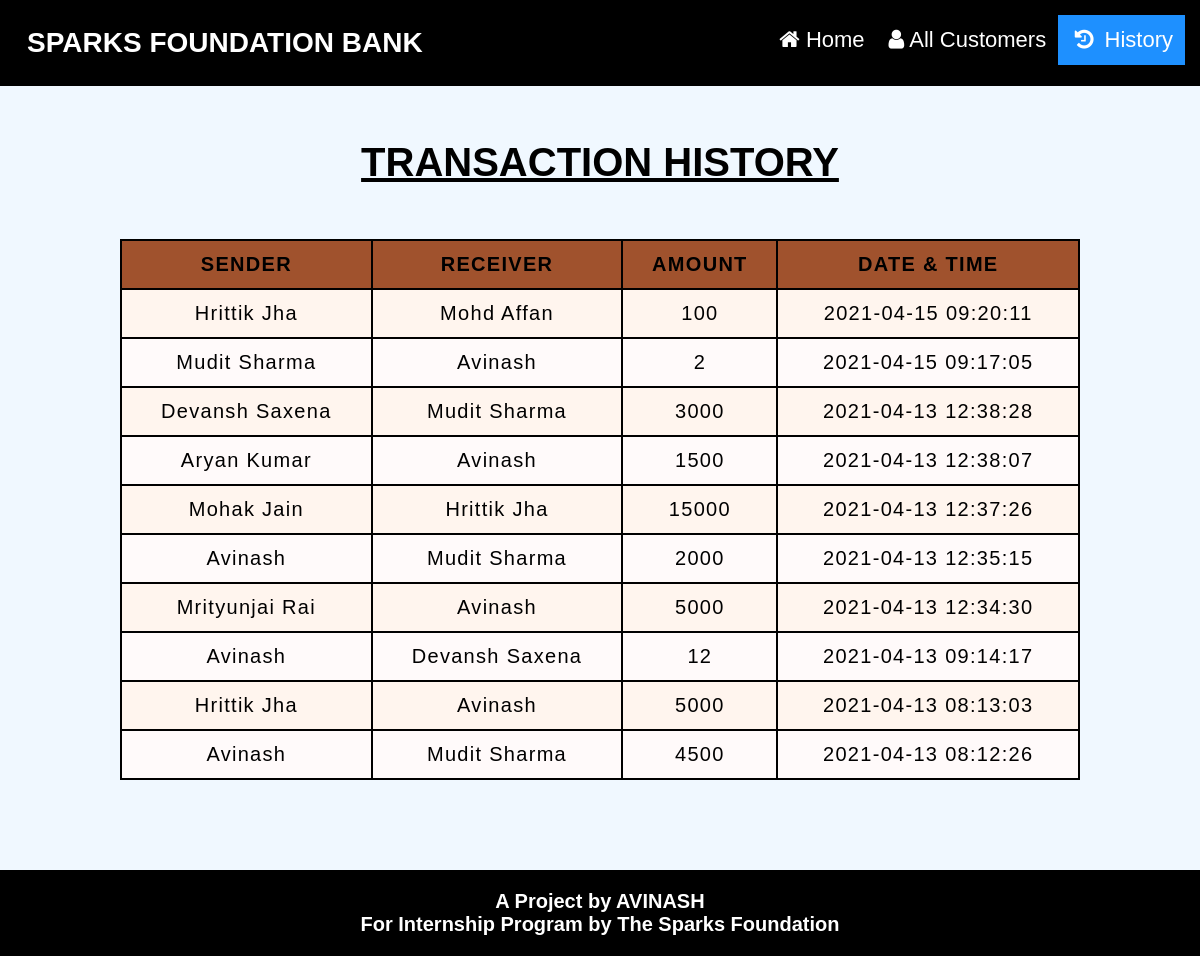
The page /history.php on the database its author committed.
### tables this page shows
CREATE TABLE `transfers` (
  `sid` int(255) NOT NULL,
  `rid` int(255) NOT NULL,
  `sname` varchar(255) NOT NULL,
  `rname` varchar(255) NOT NULL,
  `amount` int(255) NOT NULL,
  `datetime` datetime NOT NULL DEFAULT current_timestamp()
);

### history.php (the view, shortened to what this page needs)
<!DOCTYPE html>
<html>
	<head>
        <link rel="stylesheet" type="text/css" href="css/headfoot.css">
		<link rel="stylesheet" type="text/css" href="css/table.css">
	    <link rel="stylesheet" href="https://cdnjs.cloudflare.com/ajax/libs/font-awesome/4.7.0/css/font-awesome.min.css">
	</head>
	<body bgcolor = #F0F8FF>
		<?php
			include 'connection.php';
			$sql = "SELECT * FROM transfers ORDER BY datetime DESC";
			$res = mysqli_query($con,$sql);
		?>
		<center>
			<div class = "header">
				<a href = "index.php" class = "logo"> SPARKS FOUNDATION BANK</a>
				<div class = "header-right">
					<a href = "index.php"><i class="fa fa-home"></i> Home</a>
					<a href = "transfer.php"><i class="fa fa-user"></i> All Customers</a>
					<a class = "active" href = "history.php"><i class="fa fa-history fa-fw"></i> History</a>
				</div>
			</div>
			<br><br><br>
			<h2>TRANSACTION HISTORY</h2>
			<br><br><br>
            <table id = "customers">
				<thead>
                    <tr>
						<th>SENDER</th>
						<th>RECEIVER</th>
						<th>AMOUNT</th>
						<th>DATE & TIME</th>
                    </tr>
                </thead>
                <tbody>
                <?php
                    while($rows=mysqli_fetch_assoc($res)){
                ?>
                    <tr>
                        <td><?php echo $rows['sname'] ?></td>
                        <td><?php echo $rows['rname']?></td>
                        <td><?php echo $rows['amount']?></td>
						<td><?php echo $rows['datetime']?></td>
                    </tr>
                <?php
                    }
                ?>
                </tbody>
            </table>
			<br><br><br><br><br>
		</center>
		<footer class="footer">
			<center>
				<p>A Project by AVINASH</p>
				<p>For Internship Program by The Sparks Foundation</p>
			</center>
		</footer>
	</body>
</html>

### css/headfoot.css (style rules this page uses)
* { padding: 0; margin: 0; font-family: sans-serif; }
.header { overflow: hidden; background-color: black; padding: 15px 15px; }
.header a { float: left; color: white; text-align: center; padding: 12px; text-decoration: none; font-size: 22px; }
.header a.logo { font-size: 28px; font-weight: bold; }
.header a.active { background-color: dodgerblue; color: white; }
.header-right { float: right; }
.footer { background-color: black; color: white; font-size: 20px; font-weight: bold; padding: 20px; bottom: 0; }

### css/table.css (style rules this page uses)
* { padding: 0; margin: 0; font-family: sans-serif; }
h2 { font-size: 40px; text-decoration: underline; }
table { width: 80%; letter-spacing: 1.3px; background-color: ; }
table, th, td { border: 2px solid black; border-collapse: collapse; }
th, td { text-align: center; padding: 12px; font-size: 20px; }
#customers tr:nth-child(even) { background-color: #FFFAFA; }
#customers tr:nth-child(odd) { background-color: #FFF5EE; }
th { background-color: #A0522D; }

### rows shown on the page
transfers: sname "Hrittik Jha", rname "Mohd Affan", amount "100", datetime "2021-04-15 09:20:11"
transfers: sname "Mudit Sharma", rname "Avinash", amount "2", datetime "2021-04-15 09:17:05"
transfers: sname "Devansh Saxena", rname "Mudit Sharma", amount "3000", datetime "2021-04-13 12:38:28"
transfers: sname "Aryan Kumar", rname "Avinash", amount "1500", datetime "2021-04-13 12:38:07"
transfers: sname "Mohak Jain", rname "Hrittik Jha", amount "15000", datetime "2021-04-13 12:37:26"
transfers: sname "Avinash", rname "Mudit Sharma", amount "2000", datetime "2021-04-13 12:35:15"
transfers: sname "Mrityunjai Rai", rname "Avinash", amount "5000", datetime "2021-04-13 12:34:30"
transfers: sname "Avinash", rname "Devansh Saxena", amount "12", datetime "2021-04-13 09:14:17"
transfers: sname "Hrittik Jha", rname "Avinash", amount "5000", datetime "2021-04-13 08:13:03"
transfers: sname "Avinash", rname "Mudit Sharma", amount "4500", datetime "2021-04-13 08:12:26"
